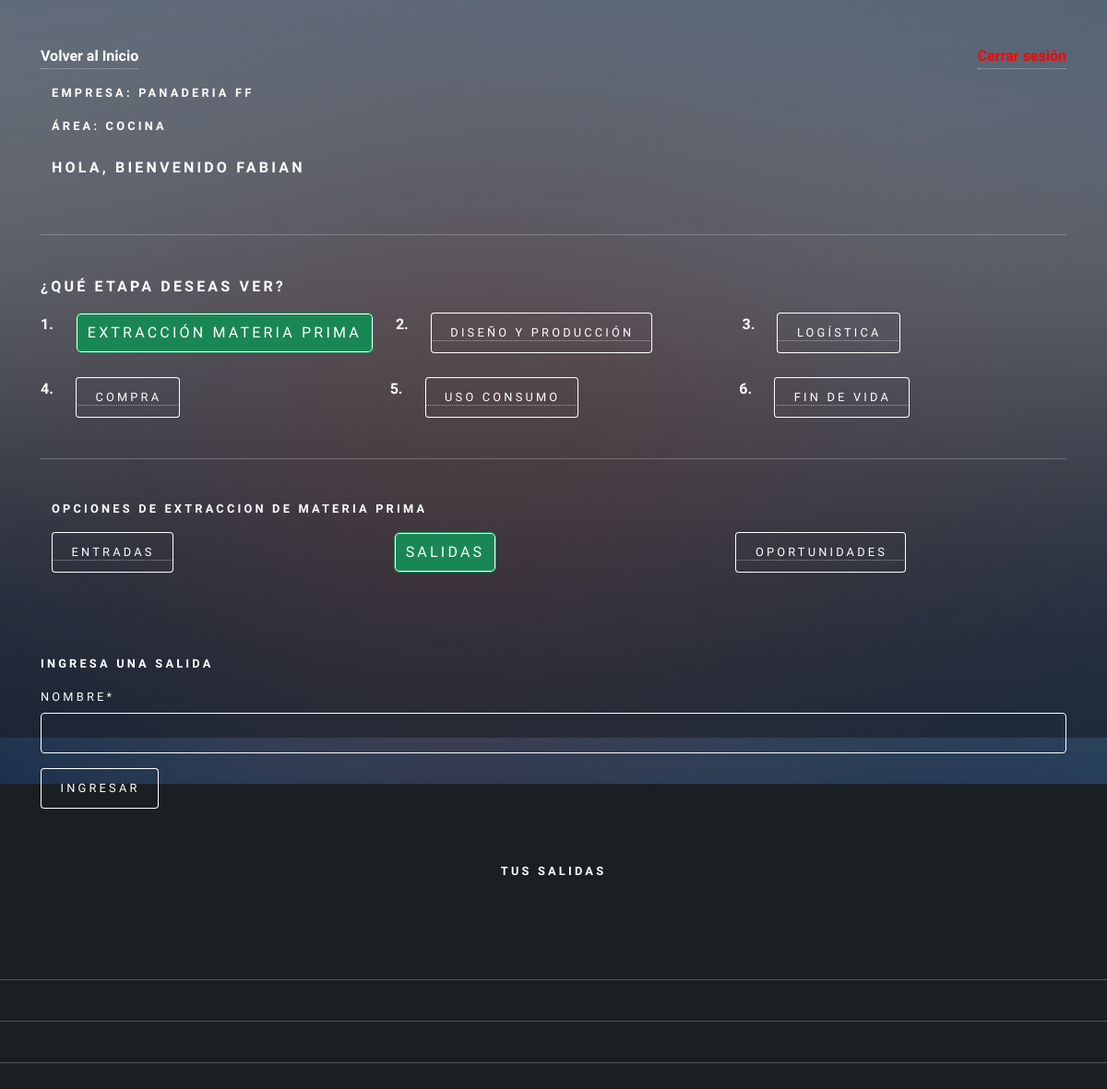
The page /agregar_salida_extraccion (signed in) on the database as committed earlier.
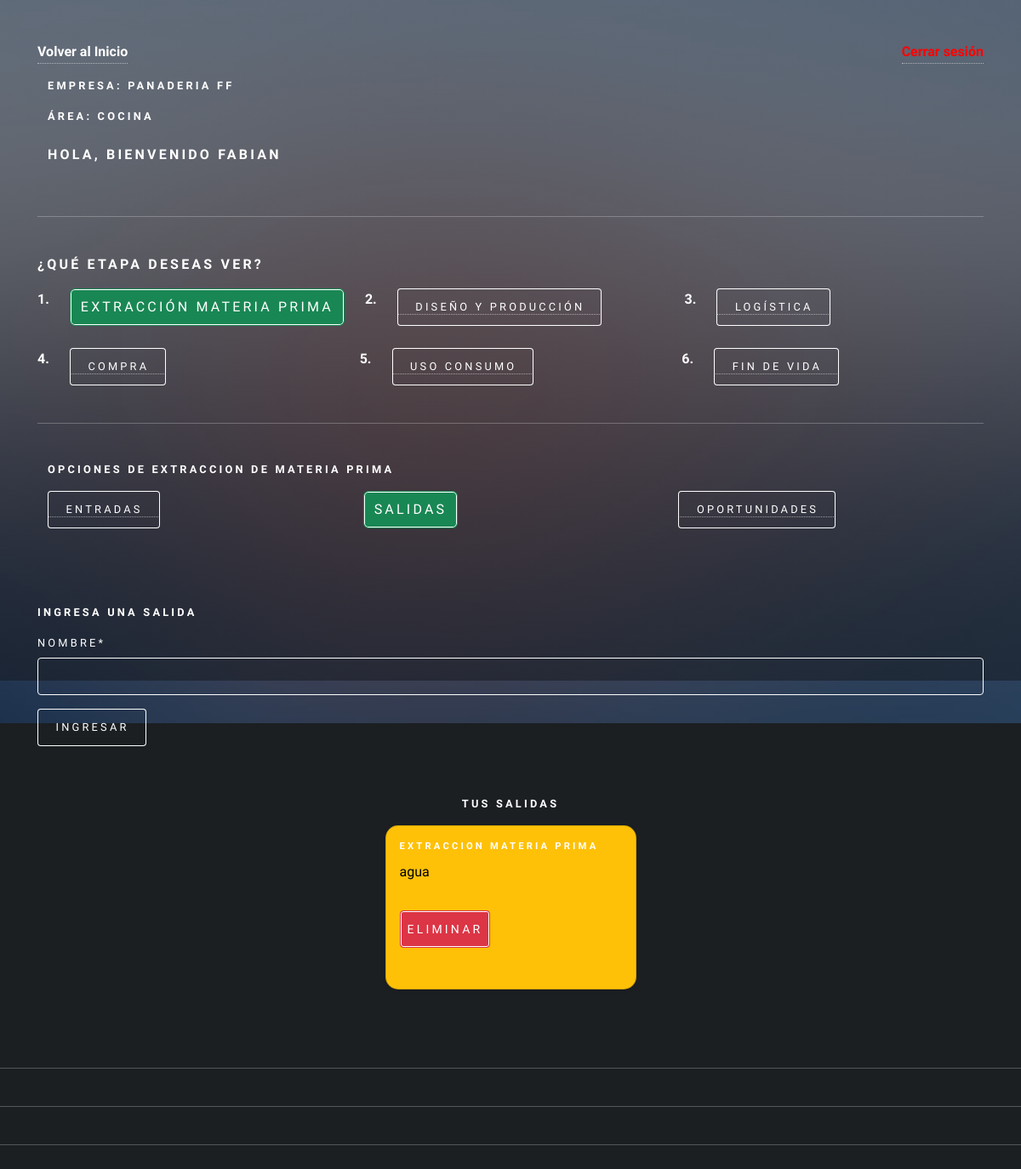
The same page on the database as committed later.
### app/models.py (models this page shows, shortened)
class RegistroTrabajador(models.Model):
    usuario = models.ForeignKey(Usuario, on_delete=models.CASCADE)
    descripcion = models.TextField(max_length=160)
    id_area = models.ForeignKey(AreaEmpresa, on_delete=models.CASCADE)

class AreaEmpresa(models.Model):
    id_area = models.AutoField(primary_key=True)
    nombre  = models.CharField(max_length=20)
    productos = models.CharField(max_length=50)
    id_empresa = models.ForeignKey(Empresa, on_delete=models.CASCADE)
    calle = models.CharField(max_length=250)
    comuna = models.CharField(max_length=150)
    lat = models.IntegerField()
    long = models.IntegerField()

class Empresa(models.Model):
    id_empresa = models.AutoField(primary_key=True)
    nombre  = models.CharField(max_length=20)
    calle = models.CharField(max_length=250)
    comuna = models.CharField(max_length=150)
    lat = models.IntegerField()
    long = models.IntegerField()

class Salida(models.Model):
    id_salida = models.AutoField(primary_key=True)
    nombre  = models.CharField(max_length=50)
    fecha =  models.DateField(auto_now_add=True)
    etapa = models.ForeignKey(Etapa, on_delete=models.CASCADE)
    usuario =models.ForeignKey(Usuario, on_delete=models.CASCADE)
    id_area = models.ForeignKey(AreaEmpresa, on_delete=models.CASCADE)

class Etapa(models.Model):
    id_etapa = models.AutoField(primary_key=True)
    nombre  = models.CharField(max_length=50)
    fecha_inicio  = models.DateField()
    fecha_termino  = models.DateField()
    activo = models.BooleanField()
    def __str__(self):
        return self.nombre

### user/models.py (models this page shows, shortened)
class Usuario(AbstractUser):
    telefono = models.IntegerField(null=True)
    id_telegram = models.CharField(max_length=100, null=True, default=0)
    objects = UsuarioManager()

### app/views.py (the view, shortened to what this page needs)
# urls.py: path('agregar_salida_extraccion', agregarSalidaExtraccion, name="agregar_salida_extraccion"),
def agregarSalidaExtraccion(request):
    if request.user.is_authenticated:
        registros = RegistroTrabajador.objects.filter(usuario=request.user)
        etapa = Etapa.objects.values_list("id_etapa", flat=True).filter(nombre="Extraccion materia prima")
        salidas = Salida.objects.filter(usuario=request.user)
        areaTrabajador = RegistroTrabajador.objects.values_list("id_area", flat=True).filter(usuario = request.user)
        data = {
            'form': SalidaForm(),
            'registros': registros,
            'salidas': salidas
        }
        print(f"la id del usuario es!!!!!!!!:", request.user.id)
        return render(request,'autodiagnostico/extraccion/salida/agregar_salida.html', data)
    else:
        return render(request, 'autodiagnostico/extraccion/entrada/agregar_salida.html')

### app/forms.py
class SalidaForm(forms.ModelForm):
    class Meta:
        model = Salida
        fields = 'nombre',

### app/templates/autodiagnostico/extraccion/salida/agregar_salida.html (shortened to what this page needs)
{% extends 'autodiagnostico/extraccion/home_extraccion.html' %}
{% load static %}
{% load crispy_forms_tags %}
{% block extraccion %}
<div class="container">
    <form action="" method="post">
        <h4>Ingresa una salida</h4>
        {{form | crispy}}
        <div>
            <input type="submit" class="btn btn-primary" value="ingresar">
        </div>
    </form>
</div>
<br>
<h4>Tus Salidas</h4>
<div class="row">
    {% for p in salidas %}
    {% if p.etapa.nombre == "Extraccion materia prima" %}
    <div class="col d-flex justify-content-start">
        <div class="card text-bg-warning shadow-sm h-100" style="width: 295px;">
            <div class="card-body">
                <h5 class="card-title">{{p.etapa}}</h5>
                <p class="card-text">{{p.nombre}}</p>
                <form action="{% url 'eliminar_salida_extraccion' p.id_salida %}" method="post"
                    style="margin-top:10px;">
                    <button type="submit" class="btn btn-danger btn-sm">Eliminar</button>
                </form>
            </div>
        </div>
    </div>
    {% endif %}
    {% endfor %}
</div>
{% endblock extraccion %}

### app/templates/autodiagnostico/auto_diagnostico.html (shortened to what this page needs)
{% load static %}
<!DOCTYPE HTML>
<html lang="es">
<head>
    <link href="https://cdn.jsdelivr.net/npm/bootstrap@5.2.0/dist/css/bootstrap.min.css" rel="stylesheet"
>
    <link rel="stylesheet" href="{% static 'css/main.css' %}" />
    <link rel="stylesheet" href="{% static 'css/style.css' %}">
</head>
<body class="is-preload">
    <div id="wrapper">
        <div class="container-sm">
            {% if user.is_authenticated %}
            <div class="d-flex justify-content-between align-items-center mb-3">
                <a id="home_admin" href="{% url 'home' %}">Volver al Inicio</a> <a href="{% url 'logout' %}"
                    id="cerrarSesion">Cerrar sesión</a>
            </div>
            {% if registros %}
            <div class="container-sm">
                <div class="row">
                    {% if user.is_staff %}
                    <h3>Bienvenido Admin, {{ user.first_name }}</h3>
                    {% else %}
                    {% for i in registros %}
                    <div class="mb-2">
                        <h4>Empresa: {{ i.id_area.id_empresa.nombre}}</h4>
                        <h4>Área: {{ i.id_area.nombre}}</h4>
                    </div>
                    <h3>Hola, bienvenido {{user.first_name}}</h3>
                    {% endfor %}
                    {% endif %}
                </div>
            </div>
            <hr>
            {% if not user.is_staff %}
            <h3>¿Qué etapa deseas ver?</h3>
            <div class="row">
                <div class="col-auto"><strong>1.</strong></div>
                <div class="col">
                    <a href="{% url 'extraccion_materiaPrima' %}"><button type="button" id="extraccion"
                            class="selected">Extracción Materia Prima</button></a>
                </div>
                <div class="col-auto"><strong>2.</strong></div>
                <div class="col">
                    <a href="{% url 'diseño_Produccion' %}"><button type="button" id="diseño">Diseño y
                            producción</button></a>
                </div>
                <div class="col-auto"><strong>3.</strong></div>
                <div class="col">
                    <a href="{% url 'logistica' %}"><button type="button" id="logistica">Logística</button></a>
                </div>
            </div>
            <br>
            <div class="row">
            <div class="col-auto"><strong>4.</strong></div>
            <div class="col">
                <a href="{% url 'compra' %}"><button type="button" id="compra">Compra</button></a>
            </div>
            <div class="col-auto"><strong>5.</strong></div>
            <div class="col">
                <a href="{% url 'uso_consumo' %}"><button type="button" id="uso">Uso consumo</button></a>
            </div>
            <div class="col-auto"><strong>6.</strong></div>
            <div class="col">
                <a href="{% url 'fin_vida' %}"><button type="button" id="fin">Fin de vida</button></a>
            </div>
        </div>
        {% endif %}
            <hr>
        {% block body %}{% endblock %}
    </div>
    {% else %}
    <h1>Registra la empresa y el area a la que perteneces!!!!</h1>
    <a href="{% url 'agregar_Area' user.id  %}"><button type="button">Aqui</button></a>
    {% endif %}
    {% else %}
    <h1>Inicia Sesion</h1>
    <p>Para acceder a tu Auto Diagnostico </p>
    <a href="{% url 'login'  %}"><button type="button">Inicia Sesion</button></a>
    {% endif %}
    <hr>
    <hr>
    <hr>
    <br>
    <br>
    <div id="bg"></div>
</body>
</html>

Rows that differ between the two databases and show on the page:
added Salida: etapa "EXTRACCION MATERIA PRIMA", nombre "agua"
